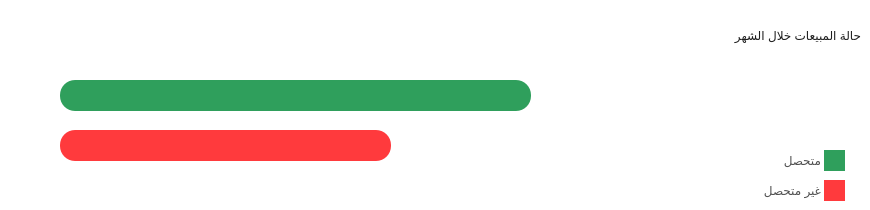
      <widget class="QWidget" name="sub_page">
       <property name="styleSheet">
        <string notr="true">background-color: rgb(255, 255, 255);</string>
       </property>
       <widget class="QLabel" name="label_4">
        <property name="geometry">
         <rect>
          <x>824</x>
          <y>150</y>
          <width>21</width>
          <height>21</height>
         </rect>
        </property>
        <property name="styleSheet">
         <string notr="true">background-color: rgb(47, 159, 92);</string>
        </property>
        <property name="text">
         <string/>
        </property>
        <property name="scaledContents">
         <bool>true</bool>
        </property>
       </widget>
       <widget class="QLabel" name="label_5">
        <property name="geometry">
         <rect>
          <x>824</x>
          <y>180</y>
          <width>21</width>
          <height>21</height>
         </rect>
        </property>
        <property name="styleSheet">
         <string notr="true">background-color: rgb(255, 58, 61);
border-radius: 15px;</string>
        </property>
        <property name="text">
         <string/>
        </property>
        <property name="scaledContents">
         <bool>true</bool>
        </property>
       </widget>
       <widget class="QLabel" name="label_6">
        <property name="geometry">
         <rect>
          <x>730</x>
          <y>180</y>
          <width>91</width>
          <height>20</height>
         </rect>
        </property>
        <property name="styleSheet">
         <string notr="true">font: 57 12pt &quot;BoutrosMBCDinkum&quot;;
color: rgb(79, 79, 79);</string>
        </property>
        <property name="text">
         <string>غير متحصل</string>
        </property>
       </widget>
       <widget class="QLabel" name="label_7">
        <property name="geometry">
         <rect>
          <x>760</x>
          <y>150</y>
          <width>61</width>
          <height>20</height>
         </rect>
        </property>
        <property name="styleSheet">
         <string notr="true">font: 57 12pt &quot;BoutrosMBCDinkum&quot;;
color: rgb(79, 79, 79);</string>
        </property>
        <property name="text">
         <string>متحصل </string>
        </property>
       </widget>
       <widget class="QLabel" name="GAINED">
        <property name="geometry">
         <rect>
          <x>60</x>
          <y>80</y>
          <width>471</width>
          <height>31</height>
         </rect>
        </property>
        <property name="styleSheet">
         <string notr="true">QLabel{
background-color: rgb(47, 159, 92);
border-radius: 15px;
	color: rgb(47, 159, 92);
	font: 57 14pt &quot;BoutrosMBCDinkum&quot;;

}
QLabel:hover{
color: rgb(255, 255, 255);
}</string>
        </property>
        <property name="text">
         <string>29378</string>
        </property>
        <property name="alignment">
         <set>Qt::AlignCenter</set>
        </property>
       </widget>
       <widget class="QLabel" name="NOTGAINED">
        <property name="geometry">
         <rect>
          <x>60</x>
          <y>130</y>
          <width>331</width>
          <height>31</height>
         </rect>
        </property>
        <property name="styleSheet">
         <string notr="true">QLabel{
background-color: rgb(255, 58, 61);
border-radius: 15px;
	color:  rgb(255, 58, 61);
	font: 57 14pt &quot;BoutrosMBCDinkum&quot;;

}
QLabel:hover{
color: rgb(255, 255, 255);
}</string>
        </property>
        <property name="text">
         <string>2478</string>
        </property>
        <property name="alignment">
         <set>Qt::AlignCenter</set>
        </property>
       </widget>
       <widget class="QLabel" name="label_21">
        <property name="geometry">
         <rect>
          <x>540</x>
          <y>20</y>
          <width>321</width>
          <height>31</height>
         </rect>
        </property>
        <property name="styleSheet">
         <string notr="true">QLabel{
font: 57 18pt &quot;BoutrosMBCDinkum&quot;;
	color: rgb(30, 30, 30);
	background-color: rgb(0, 0, 0,0);
}</string>
        </property>
        <property name="text">
         <string>حالة المبيعات خلال الشهر</string>
        </property>
       </widget>
      </widget>
